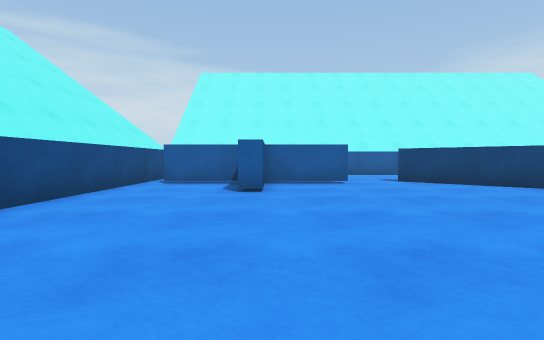
view 1 (above)

16 first-person views from a walk through a 3-D level made in the Unity game engine. The camera is 0.68 m above the floor, tilts 2° down and sees 80° across. The floor is counted in squares, 1 m on a side. Each view is taken from the middle of a square. On the plan, view 1 faces up. The plan holds only what a view shows up to about 10 squares ahead; the rest is blank. The place goes on beyond the plan. The player is left out.

view 2
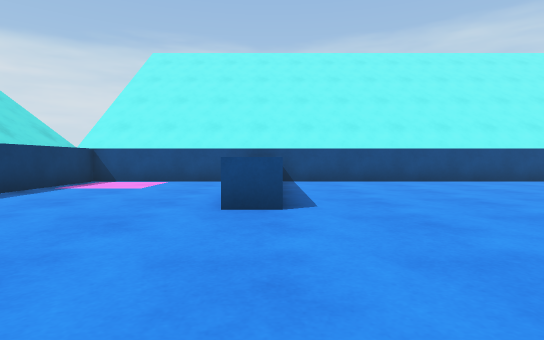

view 3
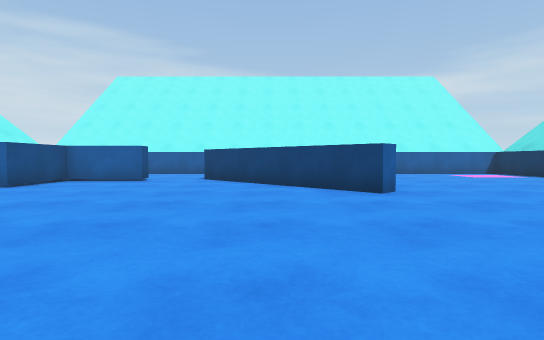

view 4
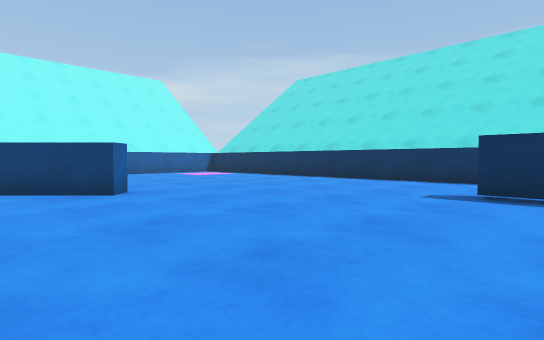

view 5
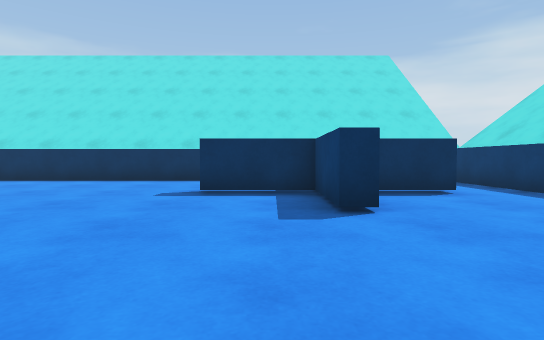

view 6
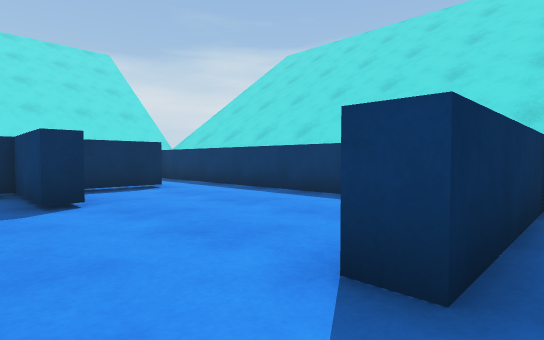

view 7
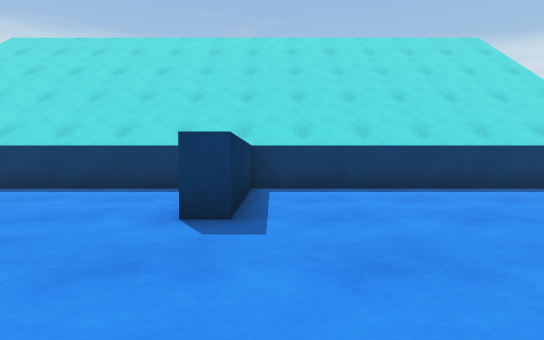

view 8
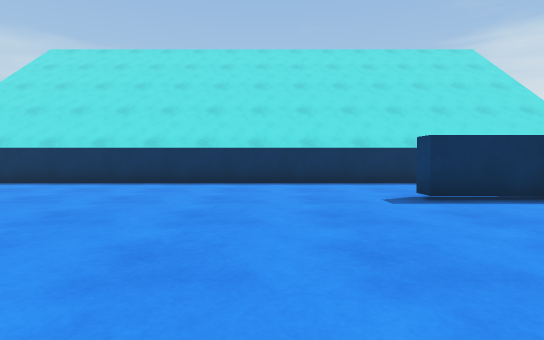

view 9
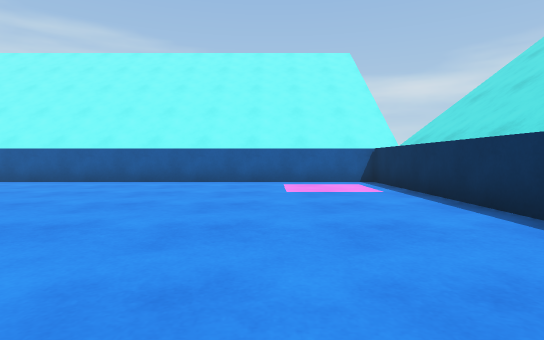

view 10
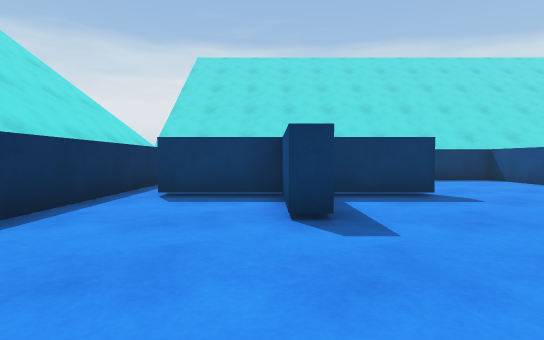

view 11
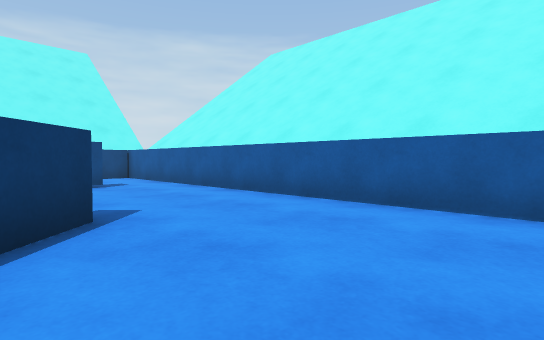

view 12
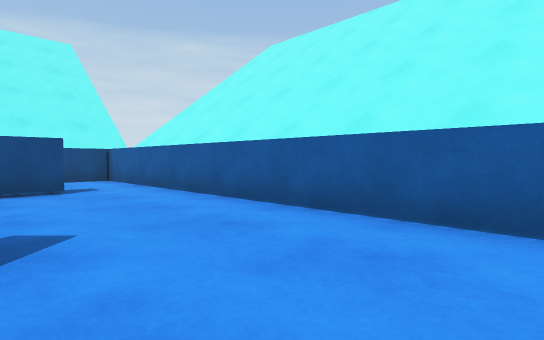

view 13
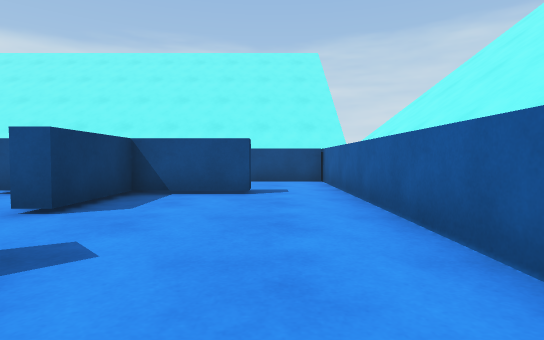

view 14
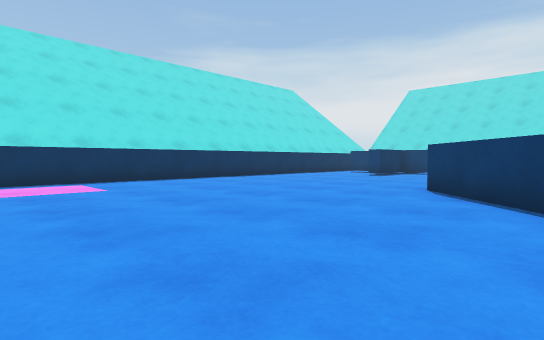

view 15
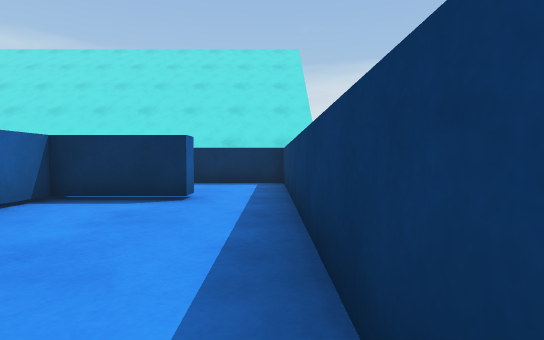

view 16
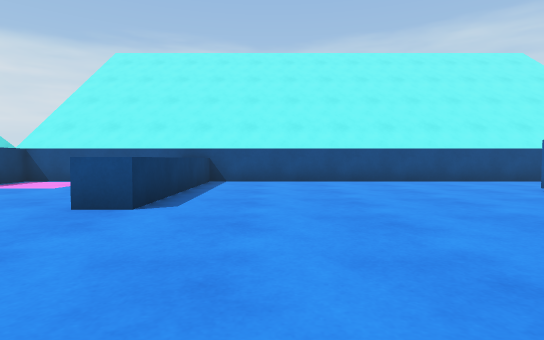

### Floor plan
Points are (right, up) in squares from view 1. A wall is a line through its corners. A room is listed if a view was taken in it or the views show most of it. See-through windows are left out.
Room 1 (views 1, 2, 3, 4, 5, 6, 7, 8, 9, 10, 11, 12, 13, 14, 15, 16)
walls: (6.4, 7.9) (8.6, 5.7) (8.2, 5.3) (3.8, 9.7); (10.1, -2.4) (10.1, -1.8) (12.3, -1.8) (12.3, 0.4) (12.8, 0.4) (12.8, -1.5); (6, -4.2) (6, -6); (4.2, 10.1) (5.1, 9.2); (12.8, -1.8) (15.1, -1.8); (-0.9, 8.8) (-3, 8.8); (7, -6.3) (13.5, -6.3); (12.9, -4.6) (12.3, -4.6) (12.3, -2.4) (11.2, -2.4); (-3.6, -0.9) (1.7, -0.9) (1.7, -1.8); (-0.2, 11.6) (-0.2, 9.3) (2.1, 9.3) (2.1, 8.8) (-0.2, 8.8) (-0.2, 6.6) (-0.8, 6.6); (16, -2.1) (16, 13.5) (0.5, 13.5); (-3.6, 9) (-3.6, -6.3) (5.5, -6.3) (5.5, -2.6) (6.1, -2.6)
ways out: opening at (0, 12.5) to room 2; gap at (-3, 9) to room 2; opening at (13, -5.5) to room 3; gap at (15, -2) to room 3
Room 2 (no view inside)
walls: (-3.6, 13.5) (-3.6, 9); (0.5, 13.5) (-4, 13.5)
ways out: opening at (0, 12.5) to room 1; gap at (-3, 9) to room 1
Room 3 (no view inside)
walls: (13.5, -6.3) (16, -6.3) (16, -2.1)
ways out: opening at (13, -5.5) to room 1; gap at (15, -2) to room 1

Where each view was taken, in squares from view 1:
view 1: 0 up, 0 right, facing up
view 2: 1 down, 6 right, facing left
view 3: 1 down, 6 right, facing up
view 4: 1 down, 6 right, facing up-right
view 5: 1 down, 6 right, facing right
view 6: 1 down, 5 right, facing down-right
view 7: 1 up, 5 right, facing down
view 8: 3 up, 7 right, facing right
view 9: 4 up, 13 right, facing up
view 10: 4 up, 13 right, facing down
view 11: 9 up, 8 right, facing up-left
view 12: 10 up, 7 right, facing up-left
view 13: 12 up, 6 right, facing left
view 14: 13 up, 6 right, facing down-right
view 15: 6 down, 7 right, facing right
view 16: 1 up, 6 right, facing left
